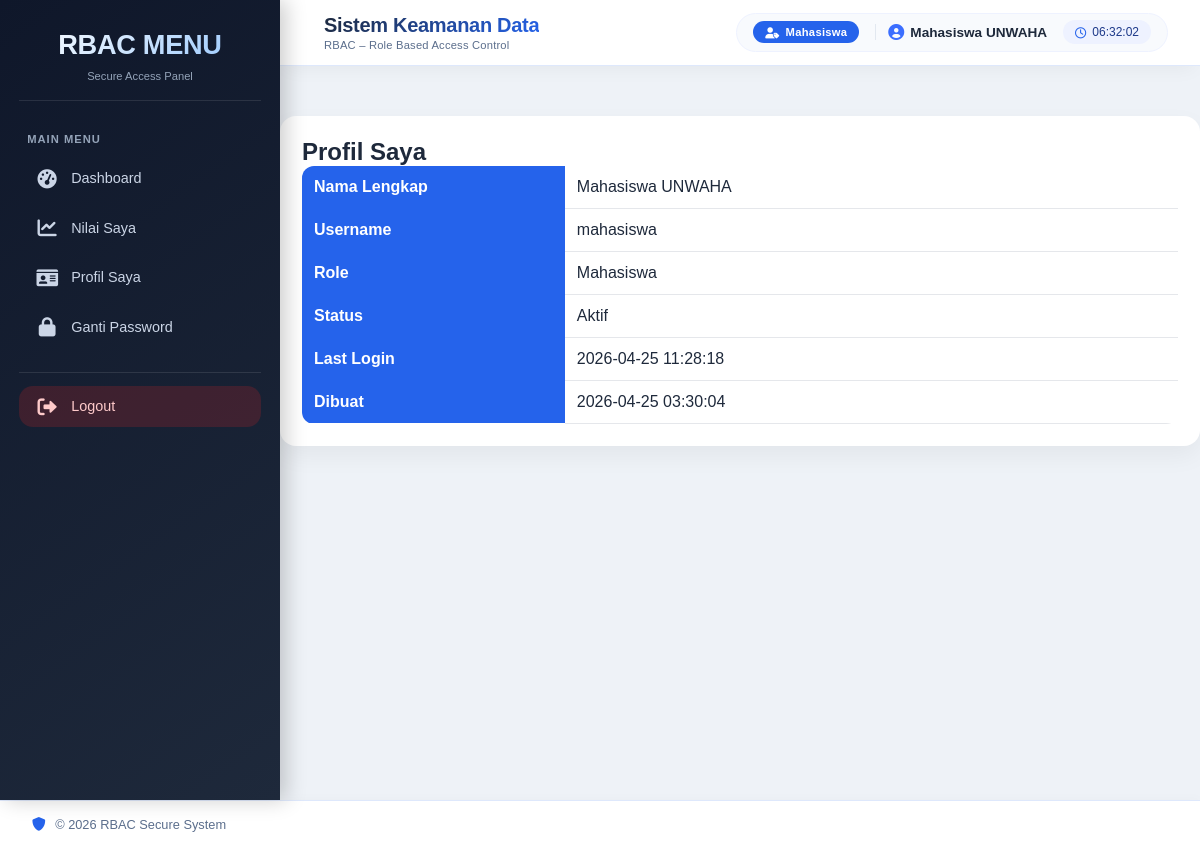
The page /mahasiswa/profil.php (signed in) on the database its author committed.
### tables this page shows
CREATE TABLE `users` (
  `id` int(11) NOT NULL,
  `nama_lengkap` varchar(100) NOT NULL,
  `username` varchar(50) NOT NULL,
  `password` varchar(255) NOT NULL,
  `role_id` int(11) NOT NULL,
  `status` enum('aktif','nonaktif') DEFAULT 'aktif',
  `last_login` datetime DEFAULT NULL,
  `created_at` timestamp NOT NULL DEFAULT current_timestamp()
);

CREATE TABLE `roles` (
  `id` int(11) NOT NULL,
  `nama_role` varchar(50) NOT NULL,
  `created_at` timestamp NOT NULL DEFAULT current_timestamp()
);

### mahasiswa/profil.php (the view, shortened to what this page needs)
<?php
include '../includes/header.php';
include '../includes/sidebar.php';
include '../includes/navbar.php';
$id = $_SESSION['id'];
$q = mysqli_query($conn,"
    SELECT users.*, roles.nama_role
    FROM users
    JOIN roles ON users.role_id = roles.id
    WHERE users.id='$id'
");
$user = mysqli_fetch_assoc($q);
?>
<div class="card">
    <h2>Profil Saya</h2>
    <table class="table">
        <tr>
            <th width="30%">Nama Lengkap</th>
            <td><?= $user['nama_lengkap']; ?></td>
        </tr>
        <tr>
            <th>Username</th>
            <td><?= $user['username']; ?></td>
        </tr>
        <tr>
            <th>Role</th>
            <td><?= ucfirst($user['nama_role']); ?></td>
        </tr>
        <tr>
            <th>Status</th>
            <td><?= ucfirst($user['status']); ?></td>
        </tr>
        <tr>
            <th>Last Login</th>
            <td><?= $user['last_login']; ?></td>
        </tr>
        <tr>
            <th>Dibuat</th>
            <td><?= $user['created_at']; ?></td>
        </tr>
    </table>
</div>
<?php include '../includes/footer.php'; ?>

### assets/css/style.css (style rules this page uses)
* { margin:0; padding:0; box-sizing:border-box; font-family:Arial, Helvetica, sans-serif; }
body { background:#f1f5f9; color:#1e293b; }
.card { background:#fff; padding:22px; border-radius:16px; box-shadow:0 8px 18px rgba(0,0,0,.05); margin-bottom:20px; }
.table { width:100%; border-collapse:collapse; background:#fff; border-radius:12px; overflow:hidden; }
.table th { background:#2563eb; color:#fff; padding:12px; text-align:left; }
.table td { padding:12px; border-bottom:1px solid #e5e7eb; }

### includes/header.php (style rules this page uses)
:root { --primary:#2563eb; --dark:#111827; --light:#f8fafc; --text:#1e293b; }
* { box-sizing:border-box; }
body { margin:0; padding:0; font-family:Arial, Helvetica, sans-serif; background:#eef2f7; color:var(--text); }
.card { background:#fff; border-radius:16px; padding:22px; box-shadow:0 10px 25px rgba(0,0,0,.05); margin-bottom:20px; }

### rows shown on the page
users: nama_lengkap "Mahasiswa UNWAHA", username "mahasiswa", role.nama_role "Mahasiswa", status "Aktif", last_login "2026-04-25 11:28:18", created_at "2026-04-25 03:30:04"

### other values the page prints
$_SESSION['role'] "Mahasiswa"
$_SESSION['nama'] "Mahasiswa UNWAHA"
